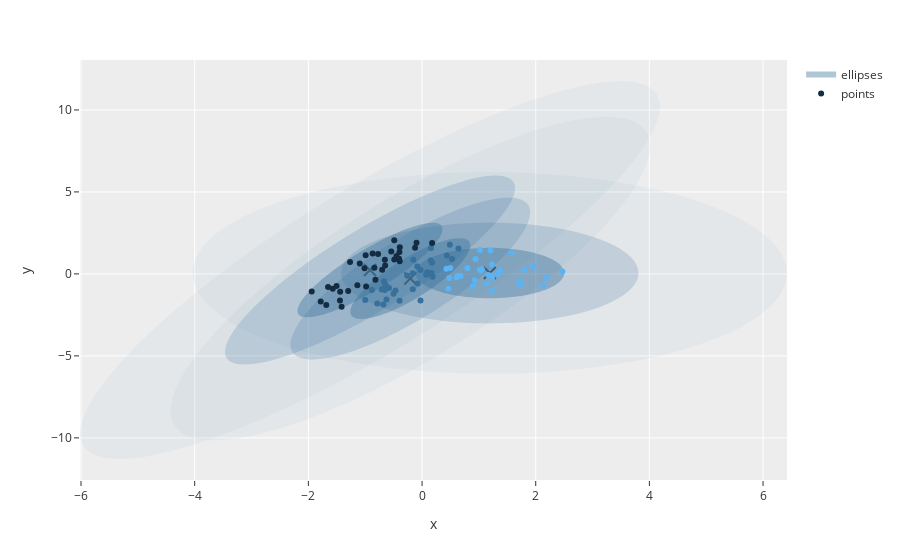

The cell this chart's notebook holds for it:
### Code cell
plot_gaussian_mixtures(gmm, x_train_scaled)
